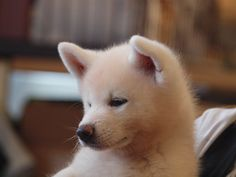
#> input picture interpolations/khatiko.jpg, 236 x 177 px, found by its file name
$ jupyter execute --allow-errors cv.ipynb   (older library calls are emulated)
#> lines starting #> are read from the running program, lines starting #| are printed output that depends on the picture
### bilinear interpolation

[cell 1]
from math import (ceil, floor)

[cell 2]
# [17 lines left out: function bilinear_interpolate, not called in this run]

[cell 3]
def nearest_neighbor_interpolate(x, y, img):
    return img[int(x), int(y)]

### rotation

[cell 4]
import numpy as np
import cv2

[cell 5]
img = cv2.imread('khatiko.jpg')
#> img is the input picture: shape (177, 236, 3); mean B, G, R 83.2, 94.3, 115.1
grayed_image = cv2.cvtColor(img, cv2.COLOR_BGR2GRAY)
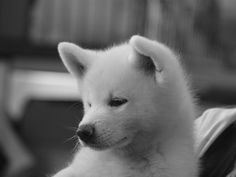
#> grayed_image: shape (177, 236); min 10, max 232, mean 99.3

[cell 6]
def rotate(img, alpha):

#> called with alpha = 0.698
    A_alpha = np.array([[np.cos(alpha), -np.sin(alpha)], [np.sin(alpha), np.cos(alpha)]])
#> A_alpha = [[0.766, -0.643], [0.643, 0.766]]
    A_alpha_inv = np.linalg.inv(A_alpha)
#> A_alpha_inv = [[0.766, 0.643], [-0.643, 0.766]]

    H, W = img.shape
#> H = 177; W = 236

    A_p = np.zeros_like(img)

    for i in range(H):
        for j in range(W):
            uniform_arr = [(2*i + 1) / (2*H), (2*j + 1) / (2*W)]
            x, y = np.dot(A_alpha_inv, uniform_arr)

            if 0 <= x < 1 and 0 <= y < 1:
                #A_p[i, j] = bilinear_interpolate(x*H, y*W, img)  #img[int(x * H), int(y * W)]
                A_p[i, j] = nearest_neighbor_interpolate(x*H, y*W, img)
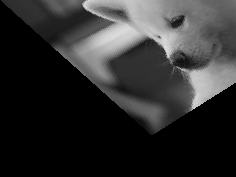
#> A_p: shape (177, 236); min 0, max 223, mean 46.2


    return A_p

[cell 7]
# [19 lines left out: function rotate_3_channels, not called in this run]

[cell 8]
cv2.imwrite('khatiko_rotated.jpg', rotate(grayed_image, np.deg2rad(40)))
#> Out = True

[cell 9]
def resize_img(img, shape):
#> called with shape = (500, 500)
    H_n, W_n = shape
    H, W = img.shape
#> H = 177; W = 236

    A_p = np.zeros(shape)

    for i in range(H_n):
        for j in range(W_n):
            x, y = (2*i + 1) / (2*H_n), (2*j + 1) / (2*W_n)
            A_p[i, j] = bilinear_interpolate(x)
            #nearest_neighbor_interpolate(x*H, y*W, img)

    return A_p

#> (a cell that did not finish here is left out)

### erosion

[cell 11]
import numpy as np
from scipy import ndimage

[cell 12]
input_array = np.ones((7,7), dtype=np.int)
input_array[3,0] = 0
input_array[1,3:5] = 0

[cell 13]
input_array

[cell 14]
structure = np.ones((3,3), dtype=np.int)

[cell 15]
ndimage.binary_erosion(input_array, structure)

[cell 16]
pad_array = np.zeros((9,9), dtype=np.int)
pad_array

[cell 17]
pad_array[1:-1,1:-1] = input_array
pad_array

[cell 18]
def np_binary_erosion(input_array, structure=np.ones((3,3)).astype(np.bool)):
    '''NumPy binary erosion function

    No error checking on input array (type)
    No error checking on structure element (# of dimensions, shape, type, etc.)

    Args:
    input_array: Binary NumPy array to be eroded. Non-zero (True) elements
        form the subset to be eroded
    structure: Structuring element used for the erosion. Non-zero elements
        are considered True. If no structuring element is provided, an
        element is generated with a square connectivity equal to two
        (square, not cross).
    Returns:
        binary_erosion: Erosion of the input by the stucturing element
    '''
    rows, cols = input_array.shape

    ## Pad output array (binary_erosion) with extra cells around the edge
    ## so that structuring element will fit without wrapping.
    ## A 3x3 structure, will need 1 additional cell around the edge
    ## A 5x5 structure, will need 2 additional cells around the edge

    input_shape, structure_shape = input_array.shape, structure.shape

    pad_shape = (
        input_shape[0] + structure_shape[0] - 1,
        input_shape[1] + structure.shape[1] - 1)
    input_pad_array = np.zeros(pad_shape).astype(np.bool)
    input_pad_array[1:rows+1,1:cols+1] = input_array
    binary_erosion = np.zeros(pad_shape).astype(np.bool)

    ## Cast structure element to boolean
    struc_mask = structure.astype(np.bool)

    ## Iterate over each cell
    for row in range(rows):
        for col in range(cols):
            ## The value of the output pixel is the minimum value of all the
            ## pixels in the input pixel's neighborhood.
            print('input_pad_array', input_pad_array[row:row+3, col:col+3])
            print('struc_mask', struc_mask)
            print('res', input_pad_array[row:row+3, col:col+3][struc_mask])
            binary_erosion[row+1,col+1] = np.min(
                input_pad_array[row:row+3, col:col+3][struc_mask])
    return binary_erosion[1:rows+1,1:cols+1]
